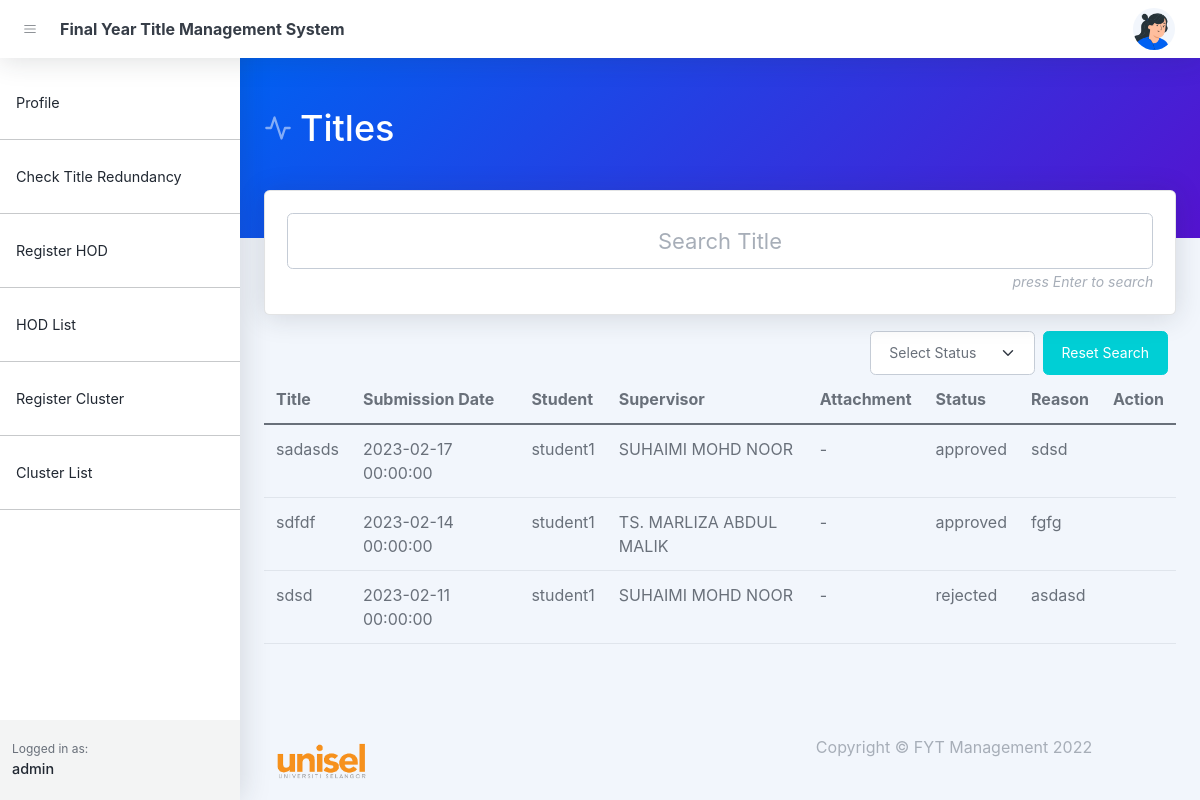
The app's page /proposals.php (signed in) with its own data.
### tables this page shows
CREATE TABLE `proposals` (
  `id` bigint(20) UNSIGNED NOT NULL,
  `title` text DEFAULT NULL,
  `submission_date` datetime DEFAULT NULL,
  `status` varchar(255) DEFAULT NULL,
  `user_id` bigint(20) DEFAULT NULL,
  `supervisor_id` bigint(20) DEFAULT NULL,
  `supervisor_status` varchar(255) DEFAULT NULL,
  `fyp_coordinator_status` varchar(255) DEFAULT NULL,
  `attachment` text DEFAULT NULL,
  `attachment_name` text DEFAULT NULL,
  `reason` text DEFAULT NULL
);

CREATE TABLE `users` (
  `id` bigint(20) UNSIGNED NOT NULL,
  `name` varchar(255) NOT NULL,
  `email` varchar(255) DEFAULT NULL,
  `handphone` varchar(255) DEFAULT NULL,
  `roles` varchar(255) DEFAULT NULL,
  `password` varchar(255) DEFAULT NULL,
  `image` text DEFAULT NULL,
  `created_at` timestamp NULL DEFAULT NULL,
  `updated_at` timestamp NULL DEFAULT NULL
);

### controllers/proposal.php (called while the page is built, shortened)
<?php
    $conn = setDbConnection();
    function index(){
        global $conn;
        $sql = "select proposals.*, student.id as student_id, student.name as student_name, supervisor.name as supervisor_name from proposals
        left join users as student on proposals.user_id = student.id
        left join users as supervisor on supervisor.id = proposals.supervisor_id";
        $sql = $sql." order by id desc";
        $result = $conn->query($sql);
        if ($result->num_rows > 0) {
            while ($row = $result->fetch_assoc()) {
                $proposals[] = [
                    'id' => $row['id'],
                    "title" => $row['title'] ?? null,
                    'submission_date' => $row['submission_date'] ?? null,
                    'status' => $row['status'] ?? null,
                    'student_id' => $row['student_id'] ?? null,
                    'student' => $row['student_name'] ?? null,
                    'attachment' => $row['attachment'] ?? null,
                    'attachment_name' => $row['attachment_name'] ?? null,
                    'fyp_coordinator_status' => $row['fyp_coordinator_status'] ?? null,
                    'reason' => $row['reason'] ?? null,
                    'supervisor' => $row['supervisor_name'] ?? null,
                ];
            }
            return  $proposals;
        }
    }
?>

### proposals.php (the view, shortened to what this page needs)
<!DOCTYPE html>
<html lang="en">
    <head>
       <?php include('layout_admin/header.php')?>
    </head>
    <body class="nav-fixed">
        <?php include('layout_admin/navbar.php')?>
        <div id="layoutSidenav">
            <div id="layoutSidenav_nav">
                <?php include('layout_admin/sidenav.php')?>
            </div>
            <div id="layoutSidenav_content">
                <main>
                    <header class="page-header page-header-dark bg-gradient-primary-to-secondary pb-5">
                        <div class="container-xl px-4">
                            <div class="page-header-content pt-4">
                                <div class="row align-items-center justify-content-between">
                                    <div class="col-auto mt-4">
                                        <h1 class="page-header-title">
                                            <div class="page-header-icon"><i data-feather="activity"></i></div>
                                            Titles
                                        </h1>
                                    </div>
                                </div>
                            </div>
                        </div>
                    </header>
                    <div class="container-xl px-4" style='margin-top:-3rem'>
                        <div class="row">
                            <div class="col-xxl-12 col-xl-12 mb-3">
                                <div class="card h-100">
                                    <div class="card-body h-100 ">
                                        <div class="row align-items-center">
                                            <div class="col-xl-12 col-xxl-12">
                                                <div class="text-center text-xl-start text-xxl-center">
                                                    <input type="text" class="form-control text-center"
                                                    style="font-size:22px" placeholder="Search Title" name="search-proposal" onkeypress="enterKeyPressed(event)">
                                                    <div class="text-end">
                                                        <i><small class="text-muted">press Enter to search</small></i>
                                                    </div>
                                                </div>
                                            </div>
                                        </div>
                                    </div>
                                </div>
                            </div>
                        </div>
                    </div>
                    <?php
                        include_once('controllers/proposal.php');
                        $proposals = index();
                    ?>
                    <div class="container-xl px-4">
                        <div class="row">
                            <div class="col-xxl-12 mb-5">
                                <div class="d-flex justify-content-end align-items-center">
                                    <select name="filter_status" class="form-select me-2" style="width: 18%;" onchange="enterKeyChange(event)">
                                        <option value="">Select Status</option>
                                    </select>
                                    <button class="btn btn-info me-2" onclick="window.location.replace('/fyp/dashboard.php')">Reset Search</button>
                                </div>
                                <table class="table table-hover table-stripped" id="proposal">
                                    <thead>
                                        <tr>
                                            <th>Title</th>
                                            <th>Submission Date</th>
                                            <th>Student</th>
                                            <th>Supervisor</th>
                                            <th>Attachment</th>
                                            <th>Status</th>
                                            <th>Reason</th>
                                            <th>Action</th>
                                        </tr>
                                    </thead>
                                    <tbody>
                                        <?php
                                        if( isset($proposals)){
                                            foreach ($proposals as $key => $proposal) {
                                                $updateApproveStatus = null;
                                                $updateRejectStatus = null;
                                                $editProposal = null;
                                                $deleteProposal = null;
                                               echo '
                                                        <tr>
                                                            <td>'.$proposal['title'].'</td>
                                                            <td>'.$proposal['submission_date'].'</td>
                                                            <td>'.( $proposal['student'] ?? '-') .'</td>
                                                            <td>'.( $proposal['supervisor'] ?? '-') .'</td>
                                                            <td>'.( $proposal['attachment_name'] ? '<a href="assets/proposals/'.$proposal['attachment'].'" target=blank>'.$proposal["attachment_name"].'</a>' : '-').'</td>
                                                            <td>'.$proposal['fyp_coordinator_status'].'</td>
                                                            <td>'.($proposal['reason'] ?? '-') .'</td>
                                                            <td>
                                                                '.$editProposal.'
                                                                '.$updateApproveStatus.'
                                                                '.$updateRejectStatus.'
                                                                '.$deleteProposal.'
                                                            </td>
                                                        </tr>
                                                ';
                                            }
                                        }else{
                                            echo '<tr><td colspan=7>No Proposals!</td></tr>';
                                        }
                                        ?>
                                    </tbody>
                                </table>
                            </div>
                        </div>
                    </div>
                </main>
                <?php include('layout_admin/footer.php')?>
            </div>
        </div>
    </body>
</html>

### records on screen
proposals: title "sadasds", submission_date "2023-02-17 00:00:00", users.name "student1", users.name "SUHAIMI MOHD NOOR", fyp_coordinator_status "approved", reason "sdsd"
proposals: title "sdfdf", submission_date "2023-02-14 00:00:00", users.name "student1", users.name "TS. MARLIZA ABDUL MALIK", fyp_coordinator_status "approved", reason "fgfg"
proposals: title "sdsd", submission_date "2023-02-11 00:00:00", users.name "student1", users.name "SUHAIMI MOHD NOOR", fyp_coordinator_status "rejected", reason "asdasd"

### other values on screen
$dahboard "Check Title Redundancy"
$_SESSION['name'] "admin"
